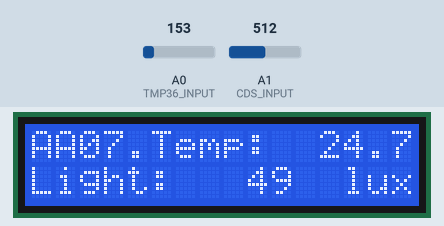
Recording of a sketch running on a simulated Arduino Uno, built with avr-gcc and run on an emulated ATmega328P. On the bench: 16×2 character LCD. Inputs (shaded band) come from the test bench; at power-on: A0 (TMP36_INPUT) = 153, A1 (CDS_INPUT) = 512. What the sketch prints to the serial monitor is not drawn.

Above: at 1.2 s.
1.3 s: A0 (TMP36_INPUT) set to 165
At 3.0 s:
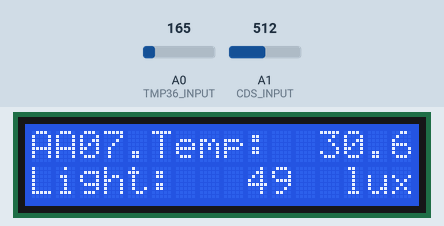
3.6 s: A1 (CDS_INPUT) set to 716
At 4.7 s:
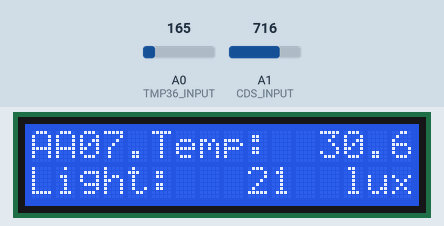
5.6 s: A0 (TMP36_INPUT) set to 175
At 7.4 s:
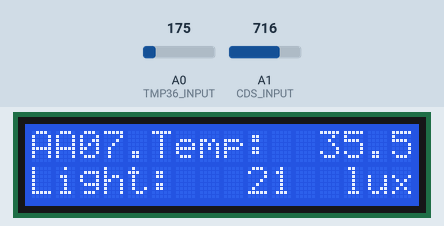
7.7 s: A1 (CDS_INPUT) set to 900
At 9.1 s:
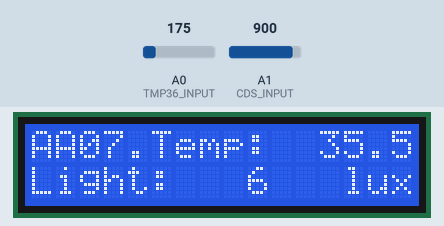
9.7 s: A0 (TMP36_INPUT) set to 191
At 10.6 s:
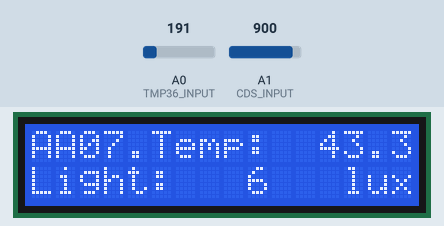
11.7 s: A1 (CDS_INPUT) set to 1023
At 13.4 s:
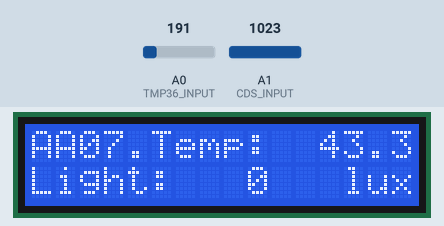
Timing chart, 0 to 14.8 s (numbered marks = the images above; inputs shaded):
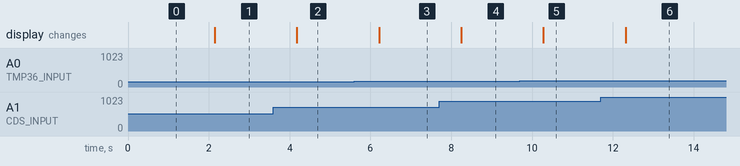

The sketch:

AA07_tmp36_cds_lcd_start.ino
```cpp
/*
 온도, 빛 입력 LCD 모니터링 및 제어
*/
 // LCD 라리브러리 설정
#include <LiquidCrystal_I2C.h>
#include<Wire.h>
// LCD 설정
LiquidCrystal_I2C lcd(0x27,16,2); // 0x3F
// 0번 아날로그핀을 TMP36 온도 입력으로 설정한다.
// 1번 아날로그핀을 CdS 조도 입력으로 설정한다.
#define TMP36_INPUT 0  // A0
#define CDS_INPUT 1    // A1

void setup() {
  Serial.begin(9600);
// 16X2 LCD 모듈 설정하고 백라이트를 켠다.
  lcd.init();
  lcd.backlight();
// 모든 메세지를 삭체한 뒤
// 숫자를 제외한 부분들을 미리 출력시킨다.
lcd.clear();
lcd.setCursor(0,0);
lcd.print("AA07.Temp: ");
lcd.setCursor(0,1);
lcd.print("Light: ");
lcd.setCursor(13,1);
lcd.print("lux");


}

void loop(){
  // Temperature from TMP36
  int temp_value = analogRead(TMP36_INPUT);
  // converting the analog value to voltage
  float voltage = temp_value * 5.0 * 1000;  // in mV
  voltage /= 1023.0;
  float tempC = (voltage - 500) / 10 ;  // in C

  // Lux from CdS (LDR)
  int cds_value = analogRead(CDS_INPUT);
  int lux = int(luminosity(cds_value));  // in lux

  // Monitoring via LCD
  // 전에 표시했던 내용을 지운다.
  lcd.setCursor(12,0);
  lcd.print("    ");
  // 온도를 표시한다
  lcd.setCursor(12,0);
  lcd.print(tempC);


  // 전에 표시했던 내용을 지운다.
  lcd.setCursor(9,1);
  lcd.print("   ");
  // 조도를 표시한다
  lcd.setCursor(9,1);
  lcd.print(lux);


  // Serial output --> 온도,조도

Serial.print(tempC);
Serial.print(",");
Serial.println(lux);

  delay(1000);
}

//Voltage to Lux
double luminosity (int RawADC0){
  double Vout=RawADC0*5.0/1023;  // 5/1023 (Vin = 5 V)
  double lux=(2500/Vout-500)/10;
  // lux = 500 / Rldr,
  // Vout = Ildr*Rldr = (5/(10 + Rldr))*Rldr
  return lux;
}
```

Measured:
- after the input at 1.3 s, the display: changes after 0.84 s (image 1)
- after the input at 3.6 s, the display: changes after 0.58 s (image 2)
- after the input at 5.6 s, the display: changes after 0.61 s (image 3)
- after the input at 7.7 s, the display: changes after 0.55 s (image 4)
- after the input at 9.7 s, the display: changes after 0.58 s (image 5)
- after the input at 11.7 s, the display: changes after 0.62 s (image 6)
